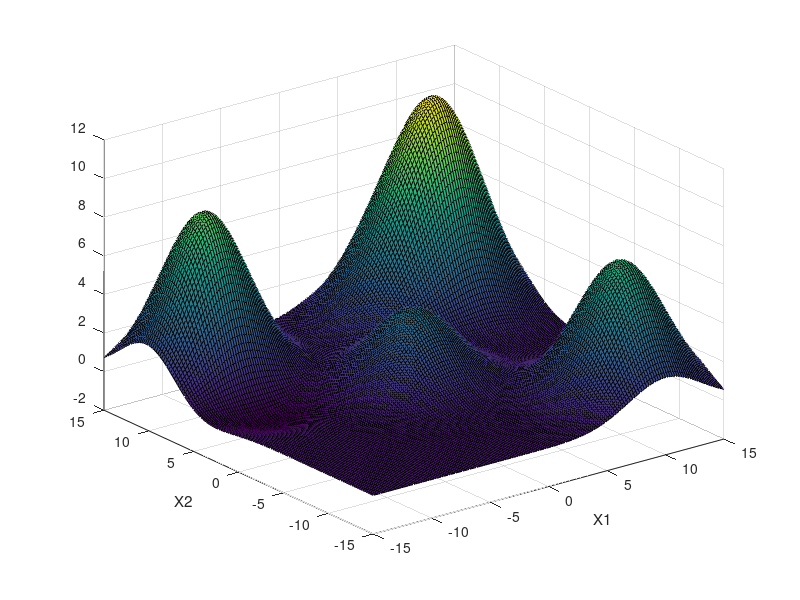

Reproduce this figure in MATLAB. (Note: this script raises an error after producing the figure.)
% Programa exemplo de teste do algoritmo GA
global C;
global H;
C=[0 0; 5 10;-10 5;10 10;-10 10;10 -10];
H=[4;4;-2;10;9;7];

[X1,X2]=meshgrid(-15:0.2:15);
DS=X1.*0;
for i=1:length(H)
    DS=DS+H(i).*exp((-(X1-C(i,1)).^2-(X2-C(i,2)).^2)/20);
end

figure(1);
surf(X1,X2,DS);
xlabel('X1');
ylabel('X2');

% ###############
% Algoritmo GA
% ###############
cz=2; % Tamanho do cromossoma
n=20; % número de individuos
nger=20; % nº de gerações do processo evolutivo

Lim = [-15 15; -15 15]  % Limites dos alelos de cada cromossoma

%P=rand(n,cz).*30-15; % População inicial (aleatória)
% A linha "i" de "P" representa o cromossoma do individuo "i"
P = rand(n,cz).*(diff(Lim,1,2)')+Lim(:,1)';

D=desempenho(P);
D = D+1;

% Melhor global em cada geração
[Dmax,I]=max(D);
%Matriz que guarda o melhor individuo em cada geração
Pgerbest=zeros(nger,cz);
%Vector que guarda o melhor individuo em cada geração
Dgerbest=zeros(nger,1);
Pgerbest(1,:)=P(I,:);
Dgerbest(1)=Dmax;

% Valores estatisticos de cada geração
MD = zeros(nger,1);
STDG = zeros(nger,1);
MD(1) = mean(D);        % Valor médio do desempenho da 1ª geraçao
STDG(1) = mean(std(P));       % Valor do desvio padrão do desempenho da 1ª geraçao
                             % indicador da riqueza genetica da populaçao   
figure(2);
clf;
contour(X1,X2,DS);
axis([-20 20 -20 20]);
hold on;
h=plot(P(:,1)',P(:,2),'k.');
hb=plot(Pgerbest(1,1),Pgerbest(1,2),'rx');
hold off;

% Parametros dos m�todos de selec��o
nsRol=5; % n de selecionados pleo m�todo da Roleta
nsRank=5; % n� de selecionados pelo m�todo de Ranking
npool=10;
nxs = 6;
nxn = 4;

nnew=nxs+nxn; % n� de inividuos novos gerados em cada gera��o

nBreakPoints = 1;   % nº de pontos de quebra do método naturalXover

% Parâmetros das funções de Mutação
pm = 0.1/cz;         % Probabilidade de um gene de um determinado indíviduo 
                        %da população sofrer a mutação


for ng=1:nger % Ciclo geracional
   
    % Passo 1: Seleção
    I1=roleta(nsRol,D);
    I2=ranking(nsRank,npool,D);     % torneio
    I=[I1;I2]; % indices dos individuos selecionados
   
    % Passo 2: Reprodução
    
    % Cruzamento dos cromossomas (Crossover)
    Pnew1=naturalXover(nxn,nBreakPoints,P(I,:));
    Pnew2=simpleXover(nxs,P(I,:));
    Pnew = [Pnew1;Pnew2];
    Dnew=desempenho(Pnew);
   
    % Passo 3: Substitui individuos com fraco desempenho pelos novos
    % individuos
    [~,J]=sort(D);
    P(J(1:nnew),:)=Pnew;
    D(J(1:nnew))=Dnew;
   
    
    % Passo 4: Mutação dos cromossosas (Mutation)
    %naturalMutation
    [P,IM] = naturalMutation(pm,P,Lim);
    IM = find(IM);
    DM = desempenho(P(IM,:));
    
    D(IM) = DM;
    
    % Guardar o melhor individuo da geraçao corrente
    [maxD,j]=max(D)
    DgerBest(ng) = maxD;
    PgerBest(ng,:) = P(j,:);
    
    set(h,'XData',P(:,1)','YData',P(:,2)');
    set(hb,'XData',PgerBest(ng,1)','YData',PgerBest(ng,2)');
    pause(0.1)
    % Estatisticas da população
    MD(ng) = mean(D);   
    STDG(ng) = mean(std(P));
    
end

% Escolher o melhor individuo de todas as gerações
[DglobalBest,i] = max(DgerBest);
PgerBest(i,:)

% Actualizar no gr�fico as posi��es das particulas
set(hb,'XData',PgerBest(1,:)','YData',PgerBest(2,:)');

figure(3)
nn = (1:nger)';
plot(nn,MD,'b',nn,MD+STDG,'r',nn,MD-STDG,'m');


function D=desempenho(P)
% Fun��o desempenho das particulas
%C=[0 0; 5 10;-10 5;10 10;-10 10;10 -10];
%H=[4;4;-2;10;9;7];
global C;
global H;

[n,~]=size(P);
D=zeros(n,1);
for i=1:length(H)
    D=D+H(i).*exp((-(P(:,1)-C(i,1)).^2-(P(:,2)-C(i,2)).^2)/20);
end

end